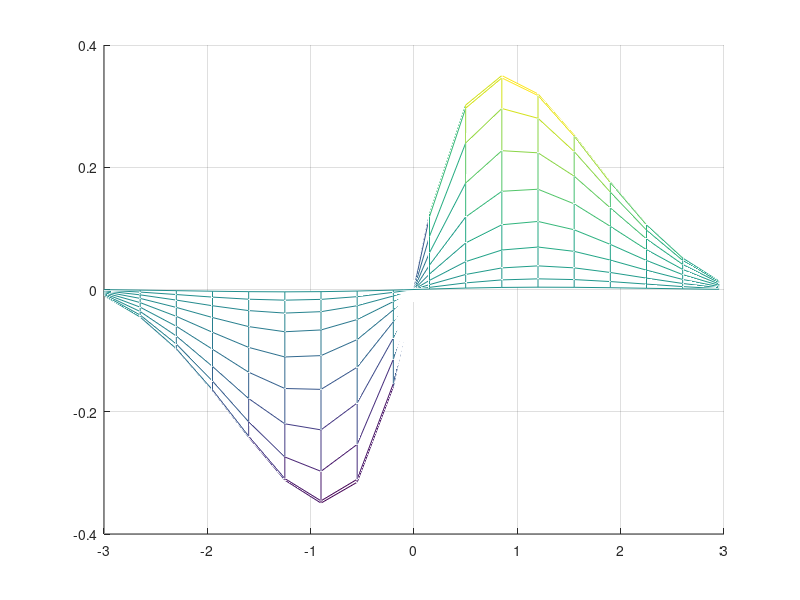

Recreate this plot in MATLAB.
[X,Y] = meshgrid(-3:0.35:3,-3:0.35:3);
Z = 1.8.^(-1.5*sqrt(X.^2+Y.^2)).*sin(X) .*cos(Y/2);

figure(1)
mesh(X,Y,Z);

%view(3);
%view(2);
%view(90,0);
view(0,0);